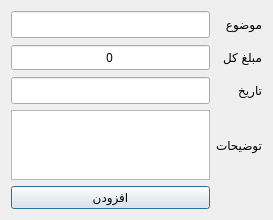
<?xml version="1.0" encoding="UTF-8"?>
<ui version="4.0">
 <class>Dialog</class>
 <widget class="QDialog" name="Dialog">
  <property name="geometry">
   <rect>
    <x>0</x>
    <y>0</y>
    <width>273</width>
    <height>217</height>
   </rect>
  </property>
  <property name="font">
   <font>
    <family>B Nazanin</family>
   </font>
  </property>
  <property name="windowTitle">
   <string>Dialog</string>
  </property>
  <property name="layoutDirection">
   <enum>Qt::LeftToRight</enum>
  </property>
  <layout class="QGridLayout" name="gridLayout">
   <item row="1" column="0">
    <widget class="QDoubleSpinBox" name="total_money_QSB">
     <property name="minimumSize">
      <size>
       <width>0</width>
       <height>27</height>
      </size>
     </property>
     <property name="layoutDirection">
      <enum>Qt::RightToLeft</enum>
     </property>
     <property name="autoFillBackground">
      <bool>false</bool>
     </property>
     <property name="frame">
      <bool>true</bool>
     </property>
     <property name="alignment">
      <set>Qt::AlignCenter</set>
     </property>
     <property name="buttonSymbols">
      <enum>QAbstractSpinBox::NoButtons</enum>
     </property>
     <property name="correctionMode">
      <enum>QAbstractSpinBox::CorrectToPreviousValue</enum>
     </property>
     <property name="decimals">
      <number>0</number>
     </property>
     <property name="maximum">
      <double>1000000000.000000000000000</double>
     </property>
    </widget>
   </item>
   <item row="3" column="0">
    <widget class="QTextEdit" name="description_TE"/>
   </item>
   <item row="0" column="0">
    <widget class="QLineEdit" name="cost_subject_LE">
     <property name="minimumSize">
      <size>
       <width>0</width>
       <height>27</height>
      </size>
     </property>
    </widget>
   </item>
   <item row="3" column="1">
    <widget class="QLabel" name="label_4">
     <property name="text">
      <string>توضیحات</string>
     </property>
    </widget>
   </item>
   <item row="4" column="0">
    <widget class="QPushButton" name="add_new_cost_QB">
     <property name="text">
      <string>افزودن</string>
     </property>
    </widget>
   </item>
   <item row="1" column="1">
    <widget class="QLabel" name="label_2">
     <property name="text">
      <string>مبلغ کل</string>
     </property>
    </widget>
   </item>
   <item row="0" column="1">
    <widget class="QLabel" name="label">
     <property name="text">
      <string>موضوع</string>
     </property>
    </widget>
   </item>
   <item row="2" column="1">
    <widget class="QLabel" name="label_3">
     <property name="text">
      <string>تاریخ</string>
     </property>
    </widget>
   </item>
   <item row="2" column="0">
    <widget class="QLineEdit" name="date_LE">
     <property name="minimumSize">
      <size>
       <width>0</width>
       <height>27</height>
      </size>
     </property>
    </widget>
   </item>
  </layout>
 </widget>
 <resources/>
 <connections/>
</ui>
